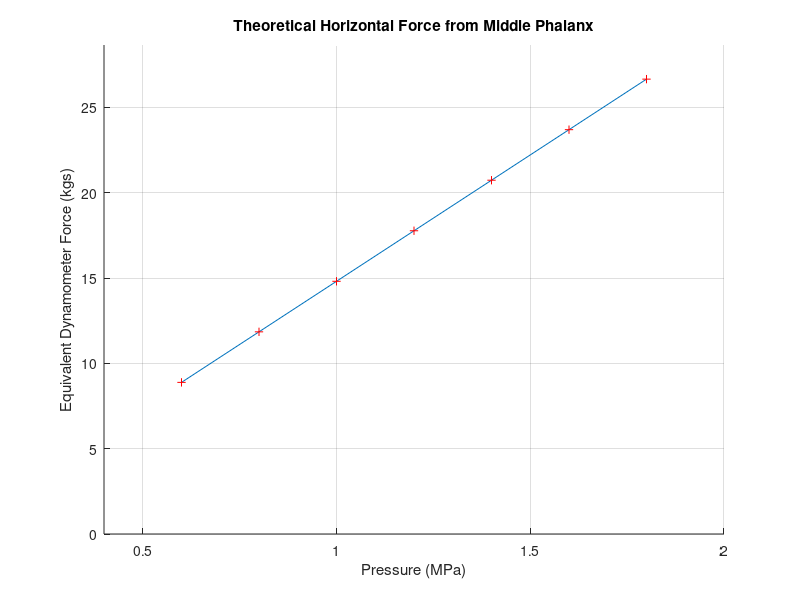

Reproduce this figure in MATLAB.
clear all
close all
clc
data = [];
pressures = [0.6 0.8 1.0 1.2 1.4 1.6 1.8]*10^6;
for ll = 1:length(pressures)
    %P = 1.8*10^6; %18 bar
    P = pressures(ll);
    Acyl = (0.110 - 0.028)*(2.54^2)/10000; %Bore Area - Rod Area in m^2
    fric_coeff = 0.492;
    assumed_angle = 45; %degrees
    finger_names = {'Index' 'Middle' 'Ring' 'Pinky'};
    r_lower = [7.7700 9.6750 8.3850 8.3850]/1000;
    r_upper = [8.2500 8.2050 8.2350 7.8600]/1000;
    R_lower = [50.8950 53.9250 52.5600 50.1750]/1000;
    R_upper = [18.1050 16.8900 18.0300 21.0150]/1000;
    guide_angles = [16.6 8.3 3 0 6.3 16.7 18 26.7];
    hand_angles = [30 19.6 7 0 0 12.4 23 34];
    
    for ii = 1:length(finger_names)
        %F_Upper
        Fcyl = P*Acyl;
        
        N1 = Fcyl*cosd((180-guide_angles(2*ii-1))/2); % wire guide at end of potentiometers
        N2 = Fcyl*cosd((180-hand_angles(2*ii-1))/2); % into hand
        Loss_friction = N1*fric_coeff + N2*fric_coeff;
        F_upper(ii) = Fcyl - Loss_friction;
        
        %F_Lower
        
        Fcyl = P*Acyl;
        
        N1 = Fcyl*cosd((180-guide_angles(2*ii))/2); % wire guide at end of potentiometers
        N2 = ((Fcyl-N1*fric_coeff)*2)*cosd((180-hand_angles(2*ii))/2); % into hand
        
        F_lower(ii) = ((Fcyl-N1*fric_coeff)*2) - N2*fric_coeff;
        
        F_total(ii) = ((F_lower(ii) * r_lower(ii))/R_lower(ii)) + ((F_upper(ii) * r_upper(ii))/R_upper(ii));
        fprintf('%s finger: %fN\n',finger_names{ii},F_total(ii));
    end
    fprintf('%dPa - %fN\n',P,sum(F_total))
    data(end+1,1:2) = [P*10^-6 sum(F_total)/9.81];
end
hold on
plot(data(:,1),data(:,2))
plot(data(:,1),data(:,2),'r+')
title('Theoretical Horizontal Force from Middle Phalanx');
xlabel('Pressure (MPa)');
ylabel('Equivalent Dynamometer Force (kgs)');
axis([0.4 2 0 max(data(:,2))+2]);
grid on